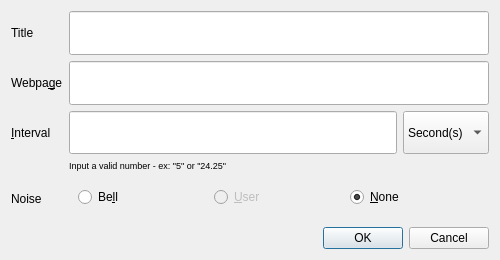
<?xml version="1.0" encoding="UTF-8"?>
<ui version="4.0">
 <class>EditWindow</class>
 <widget class="QDialog" name="EditWindow">
  <property name="geometry">
   <rect>
    <x>0</x>
    <y>0</y>
    <width>500</width>
    <height>260</height>
   </rect>
  </property>
  <property name="windowTitle">
   <string>Edit</string>
  </property>
  <layout class="QGridLayout" name="gridLayout_2">
   <item row="0" column="0">
    <layout class="QGridLayout" name="gridLayout">
     <item row="3" column="1">
      <widget class="QLabel" name="intervalErrLabel">
       <property name="font">
        <font>
         <pointsize>7</pointsize>
        </font>
       </property>
       <property name="text">
        <string>Input a valid number - ex: &quot;5&quot; or &quot;24.25&quot;</string>
       </property>
      </widget>
     </item>
     <item row="5" column="1">
      <widget class="QDialogButtonBox" name="editDialog">
       <property name="orientation">
        <enum>Qt::Horizontal</enum>
       </property>
       <property name="standardButtons">
        <set>QDialogButtonBox::Cancel|QDialogButtonBox::Ok</set>
       </property>
      </widget>
     </item>
     <item row="2" column="1">
      <layout class="QHBoxLayout" name="horizontalLayout_3">
       <item>
        <widget class="QLineEdit" name="intervalLineEdit">
         <property name="sizePolicy">
          <sizepolicy hsizetype="Expanding" vsizetype="Expanding">
           <horstretch>0</horstretch>
           <verstretch>0</verstretch>
          </sizepolicy>
         </property>
         <property name="inputMethodHints">
          <set>Qt::ImhNone</set>
         </property>
        </widget>
       </item>
       <item>
        <widget class="QComboBox" name="intervalComboBox">
         <property name="sizePolicy">
          <sizepolicy hsizetype="Preferred" vsizetype="Expanding">
           <horstretch>0</horstretch>
           <verstretch>0</verstretch>
          </sizepolicy>
         </property>
         <item>
          <property name="text">
           <string>Second(s)</string>
          </property>
         </item>
         <item>
          <property name="text">
           <string>Minute(s)</string>
          </property>
         </item>
         <item>
          <property name="text">
           <string>Hour(s)</string>
          </property>
         </item>
        </widget>
       </item>
      </layout>
     </item>
     <item row="1" column="0">
      <widget class="QLabel" name="webpageLabel">
       <property name="sizePolicy">
        <sizepolicy hsizetype="Fixed" vsizetype="Preferred">
         <horstretch>0</horstretch>
         <verstretch>0</verstretch>
        </sizepolicy>
       </property>
       <property name="text">
        <string>Webpa&amp;ge</string>
       </property>
       <property name="buddy">
        <cstring>webpageLineEdit</cstring>
       </property>
      </widget>
     </item>
     <item row="0" column="0">
      <widget class="QLabel" name="titleLabel">
       <property name="enabled">
        <bool>true</bool>
       </property>
       <property name="sizePolicy">
        <sizepolicy hsizetype="Fixed" vsizetype="Preferred">
         <horstretch>0</horstretch>
         <verstretch>0</verstretch>
        </sizepolicy>
       </property>
       <property name="text">
        <string>Title</string>
       </property>
       <property name="buddy">
        <cstring>titleLineEdit</cstring>
       </property>
      </widget>
     </item>
     <item row="0" column="1">
      <layout class="QHBoxLayout" name="horizontalLayout">
       <item>
        <widget class="QLineEdit" name="titleLineEdit">
         <property name="sizePolicy">
          <sizepolicy hsizetype="Expanding" vsizetype="Expanding">
           <horstretch>0</horstretch>
           <verstretch>0</verstretch>
          </sizepolicy>
         </property>
        </widget>
       </item>
      </layout>
     </item>
     <item row="1" column="1">
      <layout class="QHBoxLayout" name="horizontalLayout_2">
       <item>
        <widget class="QLineEdit" name="webpageLineEdit">
         <property name="sizePolicy">
          <sizepolicy hsizetype="Expanding" vsizetype="Expanding">
           <horstretch>0</horstretch>
           <verstretch>0</verstretch>
          </sizepolicy>
         </property>
        </widget>
       </item>
      </layout>
     </item>
     <item row="2" column="0">
      <widget class="QLabel" name="intervalLabel">
       <property name="sizePolicy">
        <sizepolicy hsizetype="Fixed" vsizetype="Preferred">
         <horstretch>0</horstretch>
         <verstretch>0</verstretch>
        </sizepolicy>
       </property>
       <property name="text">
        <string>&amp;Interval</string>
       </property>
       <property name="buddy">
        <cstring>intervalLineEdit</cstring>
       </property>
      </widget>
     </item>
     <item row="4" column="0">
      <widget class="QLabel" name="alertLabel">
       <property name="sizePolicy">
        <sizepolicy hsizetype="Fixed" vsizetype="Preferred">
         <horstretch>0</horstretch>
         <verstretch>0</verstretch>
        </sizepolicy>
       </property>
       <property name="text">
        <string>Noise</string>
       </property>
      </widget>
     </item>
     <item row="4" column="1">
      <layout class="QHBoxLayout" name="horizontalLayout_4">
       <item>
        <widget class="QFrame" name="noiseFrame">
         <property name="sizePolicy">
          <sizepolicy hsizetype="Expanding" vsizetype="Expanding">
           <horstretch>0</horstretch>
           <verstretch>0</verstretch>
          </sizepolicy>
         </property>
         <property name="styleSheet">
          <string notr="true"/>
         </property>
         <layout class="QHBoxLayout" name="horizontalLayout_5">
          <property name="topMargin">
           <number>6</number>
          </property>
          <item>
           <widget class="QRadioButton" name="bellRadioButton">
            <property name="sizePolicy">
             <sizepolicy hsizetype="MinimumExpanding" vsizetype="Fixed">
              <horstretch>0</horstretch>
              <verstretch>0</verstretch>
             </sizepolicy>
            </property>
            <property name="text">
             <string>Be&amp;ll</string>
            </property>
           </widget>
          </item>
          <item>
           <widget class="QRadioButton" name="userRadioButton">
            <property name="enabled">
             <bool>false</bool>
            </property>
            <property name="sizePolicy">
             <sizepolicy hsizetype="MinimumExpanding" vsizetype="Fixed">
              <horstretch>0</horstretch>
              <verstretch>0</verstretch>
             </sizepolicy>
            </property>
            <property name="text">
             <string>&amp;User</string>
            </property>
           </widget>
          </item>
          <item>
           <widget class="QRadioButton" name="noneRadioButton">
            <property name="sizePolicy">
             <sizepolicy hsizetype="MinimumExpanding" vsizetype="Fixed">
              <horstretch>0</horstretch>
              <verstretch>0</verstretch>
             </sizepolicy>
            </property>
            <property name="text">
             <string>&amp;None</string>
            </property>
            <property name="checked">
             <bool>true</bool>
            </property>
           </widget>
          </item>
         </layout>
        </widget>
       </item>
      </layout>
     </item>
    </layout>
   </item>
  </layout>
 </widget>
 <resources/>
 <connections>
  <connection>
   <sender>editDialog</sender>
   <signal>accepted()</signal>
   <receiver>EditWindow</receiver>
   <slot>accept()</slot>
   <hints>
    <hint type="sourcelabel">
     <x>330</x>
     <y>216</y>
    </hint>
    <hint type="destinationlabel">
     <x>157</x>
     <y>274</y>
    </hint>
   </hints>
  </connection>
  <connection>
   <sender>editDialog</sender>
   <signal>rejected()</signal>
   <receiver>EditWindow</receiver>
   <slot>reject()</slot>
   <hints>
    <hint type="sourcelabel">
     <x>398</x>
     <y>216</y>
    </hint>
    <hint type="destinationlabel">
     <x>286</x>
     <y>274</y>
    </hint>
   </hints>
  </connection>
 </connections>
</ui>
